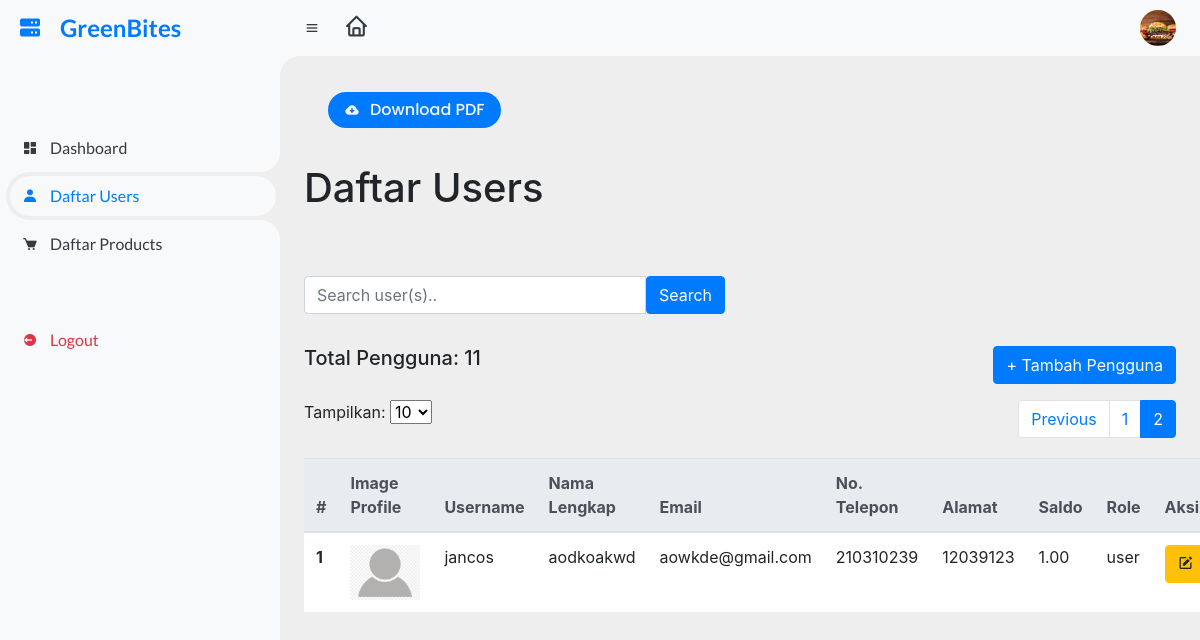
Page /halaman_admin.php?page=2&perPage=10 (signed in) on the committed database.
### tables this page shows
CREATE TABLE `users` (
  `user_id` int NOT NULL,
  `username` varchar(50) NOT NULL,
  `password` varchar(255) NOT NULL,
  `full_name` varchar(100) NOT NULL,
  `email` varchar(100) NOT NULL,
  `phone_number` varchar(20) NOT NULL,
  `address` varchar(255) NOT NULL,
  `balance` decimal(10,2) NOT NULL DEFAULT '0.00',
  `created_at` timestamp NOT NULL DEFAULT CURRENT_TIMESTAMP,
  `updated_at` timestamp NOT NULL DEFAULT CURRENT_TIMESTAMP ON UPDATE CURRENT_TIMESTAMP,
  `tgl_lahir` date DEFAULT NULL,
  `jenis_kelamin` varchar(10) DEFAULT NULL,
  `img_profile` varchar(255) DEFAULT NULL,
  `role` varchar(50) DEFAULT NULL
);

### functions.php (called while the page is built, shortened)
<?php
require 'config.php';
function getUsers()
{
    global $conn;
    $query = "SELECT * FROM users";
    $result = mysqli_query($conn, $query);
    $users = mysqli_fetch_all($result, MYSQLI_ASSOC);
    return $users;
}

### halaman_admin.php (the view, shortened to what this page needs)
<?php
require 'config.php';
require 'functions.php';
$users = getUsers();
$perPage = isset($_GET['perPage']) ? $_GET['perPage'] : 10;
$totalUsers = count($users);
$totalPages = ceil($totalUsers / $perPage);
$currentPage = isset($_GET['page']) ? $_GET['page'] : 1;
$start = ($currentPage - 1) * $perPage;
$users = array_slice($users, $start, $perPage);
?>
<!DOCTYPE html>
<html lang="en">
<head>
    <link rel="stylesheet" href="css/dashboard.css">
    <link rel="stylesheet" href="https://maxcdn.bootstrapcdn.com/bootstrap/4.0.0/css/bootstrap.min.css">
    <link href='https://unpkg.com/boxicons@2.0.9/css/boxicons.min.css' rel='stylesheet'>
</head>
<body style="background-color: #eee">
    <section id="sidebar">
        <a href="#" class="brand">
            <i class='bx bxs-server'></i>
            <span class="text">GreenBites</span>
        </a>
        <ul class="side-menu top">
            <li>
                <a href="dashboards.php">
                    <i class='bx bxs-dashboard'></i>
                    <span class="text">Dashboard</span>
                </a>
            </li>
            <li class="active">
                <a href="halaman_admin.php">
                    <i class='bx bxs-user'></i>
                    <span class="text">Daftar Users</span>
                </a>
            </li>
            <li>
                <a href="list_produk.php">
                    <i class='bx bxs-cart'></i>
                    <span class="text">Daftar Products</span>
                </a>
            </li>
        </ul>
        <ul class="side-menu">
            <li>
                <a href="logout.php" class="logout">
                    <i class='bx bxs-log-out-circle'></i>
                    <span class="text">Logout</span>
                </a>
            </li>
        </ul>
    </section>
    <section id="content">
        <nav>
            <i class='bx bx-menu'></i>
            <a href="index.php" class="home-link">
                <i class='bx bx-home'></i>
            </a>
            <form action="#">
                <div class="form-input">
                </div>
            </form>
            <a href="#" class="profile">
                <img src="img/users/<?php echo $_SESSION['img_profile']; ?>">
            </a>
        </nav>
        <div class="ml-4 mr-4">
            <main>
                <div class="head-title">
                    <a href="cetak_user.php" class="btn-download">
                        <i class='bx bxs-cloud-download'></i>
                        <span class="text">Download PDF</span>
                    </a>
                </div>
            </main>
            <h1>Daftar Users</h1>
            <div class="row">
                <div class="col-md-6">
                    <form action="" method="GET">
                        <div class="input-group my-3">
                            <input type="text" id="keyword" name="keyword" class="form-control" placeholder="Search user(s).." autofocus autocomplete="off">
                            <button class="btn btn-primary" name="search" type="submit" id="search-button">Search</button>
                        </div>
                    </form>
                </div>
            </div>
            <div class="row mt-3">
                <div class="col-md-6">
                    <h5>Total Pengguna: <span><?= $totalUsers; ?></span></h5>
                </div>
                <div class="col-md-6 d-flex justify-content-md-end">
                    <a href="tambah.php" class="btn btn-primary">+ Tambah Pengguna</a>
                </div>
            </div>
            <div class="row mt-3">
                <div class="col-md-6">
                    <label for="perPageSelect">Tampilkan: </label>
                    <select id="perPageSelect" name="perPage" class="form-select" onchange="this.options[this.selectedIndex].value && (window.location = '?perPage=' + this.options[this.selectedIndex].value)">
                        <option value="10" <?php echo $perPage == 10 ? 'selected' : ''; ?>>10</option>
                    </select>
                </div>
                <div class="col-md-6 d-flex justify-content-md-end">
                    <ul class="pagination justify-content-end">
                        <?php if ($currentPage > 1) : ?>
                            <li class="page-item">
                                <a class="page-link" href="?page=<?php echo $currentPage - 1; ?>&perPage=<?php echo $perPage; ?>">Previous</a>
                            </li>
                        <?php endif; ?>
                        <?php for ($i = 1; $i <= $totalPages; $i++) : ?>
                            <li class="page-item <?php if ($i == $currentPage) echo 'active'; ?>">
                                <a class="page-link" href="?page=<?php echo $i; ?>&perPage=<?php echo $perPage; ?>"><?php echo $i; ?></a>
                            </li>
                        <?php endfor; ?>
                    </ul>
                </div>
            </div>
            <div id="search-container">
                <?php if ($users) : ?>
                    <table class="table mt-1" style="background-color: #fff">
                        <thead class="thead-light" style="background-color: #fff">
                            <tr style="background-color: #fff">
                                <th scope="col">#</th>
                                <th scope="col">Image Profile</th>
                                <th scope="col">Username</th>
                                <th scope="col">Nama Lengkap</th>
                                <th scope="col">Email</th>
                                <th scope="col">No. Telepon</th>
                                <th scope="col">Alamat</th>
                                <th scope="col">Saldo</th>
                                <th scope="col">Role</th>
                                <th scope="col">Aksi</th>
                            </tr>
                        </thead>
                        <tbody>
                            <?php $i = 1;
                            foreach ($users as $user) : ?>
                                <tr>
                                    <th scope="row"><?= $i++; ?></th>
                                    <td>
                                        <?php if (!empty($user['img_profile'])) : ?>
                                            <img src="img/users/<?php echo $user['img_profile']; ?>" width="100px">
                                        <?php else : ?>
                                            <img src="img/users/default.png" width="70px">
                                        <?php endif; ?>
                                    </td>
                                    <td><?php echo $user['username']; ?></td>
                                    <td><?php echo $user['full_name']; ?></td>
                                    <td><?php echo $user['email']; ?></td>
                                    <td><?php echo $user['phone_number']; ?></td>
                                    <td><?php echo $user['address']; ?></td>
                                    <td><?php echo $user['balance']; ?></td>
                                    <td><?php echo $user['role']; ?></td>
                                    <td>
                                        <div class="d-grid gap-2 d-md-flex justify-content-md-end">
                                            <a href="ubah.php?user_id=<?= $user['user_id']; ?>" class="btn btn-warning"><i class='bx bxs-edit'></i></a>
                                        </div>
                                    </td>
                                </tr>
                            <?php endforeach; ?>
                        </tbody>
                    </table>
                <?php endif ?>
            </div>
        </div>
</body>
</html>

### css/dashboard.css (style rules this page uses)
* { margin: 0; padding: 0; box-sizing: border-box; }
a { text-decoration: none !important; }
li { list-style: none; }
:root { --poppins: "Poppins", sans-serif; --lato: "Lato", sans-serif; --light: #f9f9f9; --blue: #3c91e6; --light-blue: #cfe8ff; --grey: #eee; --dark-grey: #aaaaaa; --dark: #342e37; --red: #db504a; --yellow: #ffce26; --light-yellow: #fff2c6; --orange: #fd7238; --light-orange: #ffe0d3; }
html { overflow-x: hidden; }
body { background: var(--grey); overflow-x: hidden; }
#sidebar { position: fixed; top: 0; left: 0; width: 280px; height: 100%; background: var(--light); z-index: 2000; font-family: var(--lato); transition: 0.3s ease; overflow-x: hidden; scrollbar-width: none; }
#sidebar .brand { font-size: 24px; font-weight: 700; height: 56px; display: flex; align-items: center; color: var(--blue); position: sticky; top: 0; left: 0; background: var(--light); z-index: 500; padding-bottom: 20px; box-sizing: content-box; }
#sidebar .brand .bx { min-width: 60px; display: flex; justify-content: center; }
#sidebar .side-menu { width: 100%; margin-top: 48px; }
#sidebar .side-menu li { height: 48px; background: transparent; margin-left: 6px; border-radius: 48px 0 0 48px; padding: 4px; }
#sidebar .side-menu li.active { background: var(--grey); position: relative; }
#sidebar .side-menu li.active::before { content: ""; position: absolute; width: 40px; height: 40px; border-radius: 50%; top: -40px; right: 0; box-shadow: 20px 20px 0 var(--grey); z-index: -1; }
#sidebar .side-menu li.active::after { content: ""; position: absolute; width: 40px; height: 40px; border-radius: 50%; bottom: -40px; right: 0; box-shadow: 20px -20px 0 var(--grey); z-index: -1; }
#sidebar .side-menu li a { width: 100%; height: 100%; background: var(--light); display: flex; align-items: center; border-radius: 48px; font-size: 16px; color: var(--dark); white-space: nowrap; overflow-x: hidden; }
#sidebar .side-menu.top li.active a { color: var(--blue); }
#sidebar .side-menu li a.logout { color: var(--red); }
#sidebar .side-menu li a .bx { min-width: calc(60px - ((4px + 6px) * 2)); display: flex; justify-content: center; }
#content { position: relative; width: calc(100% - 280px); left: 280px; transition: 0.3s ease; }
#content nav { height: 56px; background: var(--light); padding: 0 24px; display: flex; align-items: center; grid-gap: 24px; font-family: var(--lato); position: sticky; top: 0; left: 0; z-index: 1000; }
#content nav::before { content: ""; position: absolute; width: 40px; height: 40px; bottom: -40px; left: 0; border-radius: 50%; box-shadow: -20px -20px 0 var(--light); }
#content nav a { color: var(--dark); }
#content nav .bx.bx-menu { cursor: pointer; color: var(--dark); }
#content nav form { max-width: 400px; width: 100%; margin-right: auto; }
#content nav form .form-input { display: flex; align-items: center; height: 36px; }
#content nav .profile img { width: 36px; height: 36px; object-fit: cover; border-radius: 50%; }
#content nav .home-link { font-size: 25px; color: var(--dark); text-decoration: none; }
#content main { width: 100%; padding: 36px 24px; font-family: var(--poppins); max-height: calc(100vh - 56px); overflow-y: auto; }
#content main .head-title { display: flex; align-items: center; justify-content: space-between; grid-gap: 16px; flex-wrap: wrap; }
#content main .head-title .btn-download { height: 36px; padding: 0 16px; border-radius: 36px; background: var(--blue); color: var(--light); display: flex; justify-content: center; align-items: center; grid-gap: 10px; font-weight: 500; }

### rows in the picture
users: username "jancos", full_name "aodkoakwd", email "aowkde@gmail.com", phone_number "210310239", address "12039123", balance "1.00", role "user"

### other values in the picture
$totalUsers "11"
